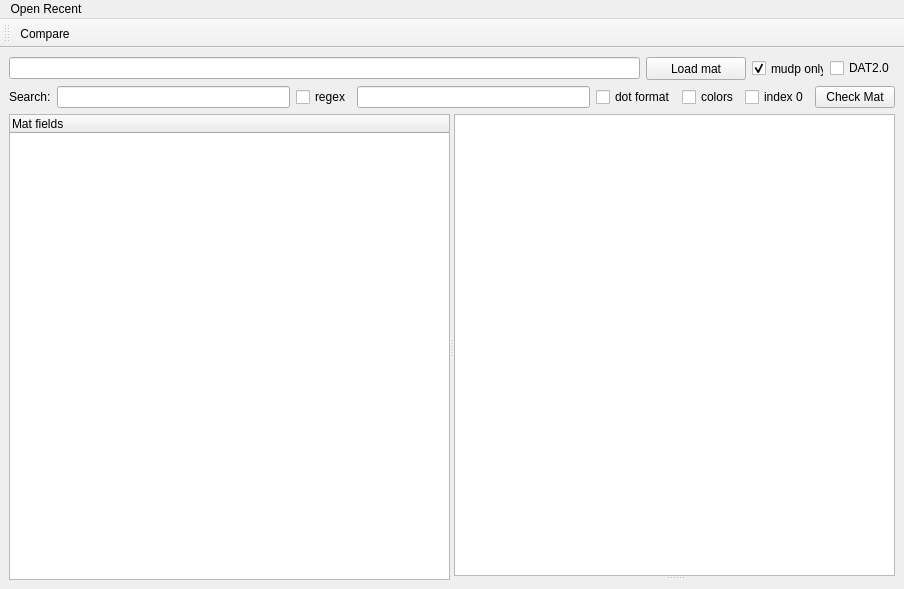
<?xml version="1.0" encoding="UTF-8"?>
<ui version="4.0">
 <class>MainWindow</class>
 <widget class="QMainWindow" name="MainWindow">
  <property name="geometry">
   <rect>
    <x>0</x>
    <y>0</y>
    <width>904</width>
    <height>589</height>
   </rect>
  </property>
  <property name="acceptDrops">
   <bool>true</bool>
  </property>
  <property name="windowTitle">
   <string>matViewer</string>
  </property>
  <property name="windowIcon">
   <iconset resource="rc.qrc">
    <normaloff>:/icon/res/icon.ico</normaloff>:/icon/res/icon.ico</iconset>
  </property>
  <widget class="QWidget" name="centralwidget">
   <layout class="QVBoxLayout" name="verticalLayout" stretch="0,0,1">
    <item>
     <layout class="QHBoxLayout" name="horizontalLayout_4">
      <item>
       <widget class="QLineEdit" name="loadMatEdit">
        <property name="text">
         <string/>
        </property>
        <property name="readOnly">
         <bool>true</bool>
        </property>
       </widget>
      </item>
      <item>
       <widget class="QPushButton" name="loadMatBtn">
        <property name="sizePolicy">
         <sizepolicy hsizetype="Preferred" vsizetype="Preferred">
          <horstretch>0</horstretch>
          <verstretch>0</verstretch>
         </sizepolicy>
        </property>
        <property name="minimumSize">
         <size>
          <width>100</width>
          <height>23</height>
         </size>
        </property>
        <property name="maximumSize">
         <size>
          <width>120</width>
          <height>23</height>
         </size>
        </property>
        <property name="text">
         <string>Load mat</string>
        </property>
       </widget>
      </item>
      <item>
       <widget class="QCheckBox" name="matLoadBox">
        <property name="minimumSize">
         <size>
          <width>72</width>
          <height>17</height>
         </size>
        </property>
        <property name="maximumSize">
         <size>
          <width>72</width>
          <height>17</height>
         </size>
        </property>
        <property name="text">
         <string>mudp only</string>
        </property>
        <property name="checked">
         <bool>true</bool>
        </property>
       </widget>
      </item>
      <item>
       <widget class="QCheckBox" name="matLoadDAT2p0">
        <property name="text">
         <string>DAT2.0</string>
        </property>
       </widget>
      </item>
     </layout>
    </item>
    <item>
     <layout class="QHBoxLayout" name="horizontalLayout_2">
      <item>
       <widget class="QLabel" name="label">
        <property name="text">
         <string>Search:</string>
        </property>
       </widget>
      </item>
      <item>
       <widget class="QLineEdit" name="lineFind"/>
      </item>
      <item>
       <widget class="QCheckBox" name="regexCheck">
        <property name="text">
         <string>regex</string>
        </property>
       </widget>
      </item>
      <item>
       <widget class="QLineEdit" name="linePath">
        <property name="readOnly">
         <bool>true</bool>
        </property>
       </widget>
      </item>
      <item>
       <widget class="QCheckBox" name="dotFormatCheck">
        <property name="text">
         <string>dot format</string>
        </property>
       </widget>
      </item>
      <item>
       <widget class="QCheckBox" name="colorsCheck">
        <property name="text">
         <string>colors</string>
        </property>
       </widget>
      </item>
      <item>
       <widget class="QCheckBox" name="index0Check">
        <property name="text">
         <string>index 0</string>
        </property>
       </widget>
      </item>
      <item>
       <widget class="QPushButton" name="matCheckButton">
        <property name="text">
         <string>Check Mat</string>
        </property>
       </widget>
      </item>
     </layout>
    </item>
    <item>
     <widget class="QSplitter" name="splitter_2">
      <property name="orientation">
       <enum>Qt::Horizontal</enum>
      </property>
      <widget class="QTreeWidget" name="fieldsTree">
       <column>
        <property name="text">
         <string>Mat fields</string>
        </property>
       </column>
      </widget>
      <widget class="QSplitter" name="splitter">
       <property name="orientation">
        <enum>Qt::Vertical</enum>
       </property>
       <widget class="QTableWidget" name="valuesTable">
        <property name="editTriggers">
         <set>QAbstractItemView::NoEditTriggers</set>
        </property>
        <property name="sortingEnabled">
         <bool>false</bool>
        </property>
        <attribute name="horizontalHeaderStretchLastSection">
         <bool>false</bool>
        </attribute>
        <attribute name="verticalHeaderVisible">
         <bool>false</bool>
        </attribute>
        <attribute name="verticalHeaderStretchLastSection">
         <bool>false</bool>
        </attribute>
       </widget>
       <widget class="QWidget" name="verticalLayoutWidget">
        <layout class="QVBoxLayout" name="plotLayout"/>
       </widget>
      </widget>
     </widget>
    </item>
   </layout>
  </widget>
  <widget class="QToolBar" name="toolBar">
   <property name="windowTitle">
    <string>toolBar</string>
   </property>
   <attribute name="toolBarArea">
    <enum>TopToolBarArea</enum>
   </attribute>
   <attribute name="toolBarBreak">
    <bool>false</bool>
   </attribute>
   <addaction name="actionCompare"/>
  </widget>
  <widget class="QMenuBar" name="menuBar">
   <property name="geometry">
    <rect>
     <x>0</x>
     <y>0</y>
     <width>904</width>
     <height>21</height>
    </rect>
   </property>
   <widget class="QMenu" name="menuOpenRecent">
    <property name="title">
     <string>Open Recent</string>
    </property>
   </widget>
   <addaction name="menuOpenRecent"/>
  </widget>
  <action name="actionCompare">
   <property name="icon">
    <iconset resource="rc.qrc">
     <normaloff>:/icon/res/comp.ico</normaloff>:/icon/res/comp.ico</iconset>
   </property>
   <property name="text">
    <string>Compare</string>
   </property>
   <property name="toolTip">
    <string>Open mat in new window to compare</string>
   </property>
  </action>
 </widget>
 <resources>
  <include location="rc.qrc"/>
 </resources>
 <connections/>
</ui>
